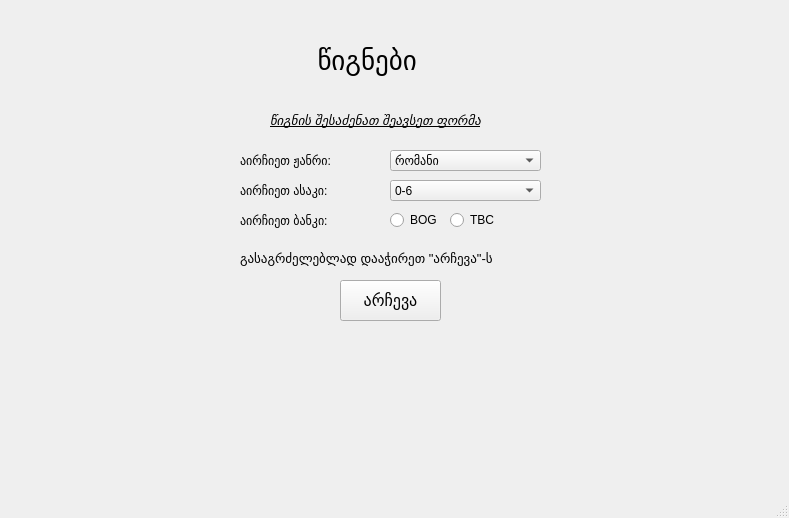
<?xml version="1.0" encoding="UTF-8"?>
<ui version="4.0">
 <class>MainWindow</class>
 <widget class="QMainWindow" name="MainWindow">
  <property name="geometry">
   <rect>
    <x>0</x>
    <y>0</y>
    <width>789</width>
    <height>518</height>
   </rect>
  </property>
  <property name="windowTitle">
   <string>MainWindow</string>
  </property>
  <widget class="QWidget" name="centralwidget">
   <widget class="QLabel" name="label">
    <property name="geometry">
     <rect>
      <x>250</x>
      <y>40</y>
      <width>291</width>
      <height>41</height>
     </rect>
    </property>
    <property name="font">
     <font>
      <pointsize>20</pointsize>
     </font>
    </property>
    <property name="text">
     <string>         წიგნები</string>
    </property>
   </widget>
   <widget class="QComboBox" name="comboBox">
    <property name="geometry">
     <rect>
      <x>390</x>
      <y>150</y>
      <width>151</width>
      <height>21</height>
     </rect>
    </property>
    <property name="font">
     <font>
      <pointsize>9</pointsize>
     </font>
    </property>
    <property name="currentText">
     <string>რომანი</string>
    </property>
    <item>
     <property name="text">
      <string>რომანი</string>
     </property>
    </item>
    <item>
     <property name="text">
      <string>პოეზია</string>
     </property>
    </item>
    <item>
     <property name="text">
      <string>ფანტასტიკა</string>
     </property>
    </item>
   </widget>
   <widget class="QLabel" name="label_2">
    <property name="geometry">
     <rect>
      <x>240</x>
      <y>150</y>
      <width>131</width>
      <height>21</height>
     </rect>
    </property>
    <property name="font">
     <font>
      <pointsize>9</pointsize>
     </font>
    </property>
    <property name="text">
     <string>აირჩიეთ ჟანრი:</string>
    </property>
   </widget>
   <widget class="QLabel" name="label_3">
    <property name="geometry">
     <rect>
      <x>240</x>
      <y>180</y>
      <width>131</width>
      <height>20</height>
     </rect>
    </property>
    <property name="font">
     <font>
      <pointsize>9</pointsize>
     </font>
    </property>
    <property name="text">
     <string>აირჩიეთ ასაკი:</string>
    </property>
   </widget>
   <widget class="QComboBox" name="comboBox_2">
    <property name="geometry">
     <rect>
      <x>390</x>
      <y>180</y>
      <width>151</width>
      <height>21</height>
     </rect>
    </property>
    <property name="font">
     <font>
      <pointsize>9</pointsize>
     </font>
    </property>
    <property name="currentText">
     <string>0-6</string>
    </property>
    <item>
     <property name="text">
      <string>0-6</string>
     </property>
    </item>
    <item>
     <property name="text">
      <string>6-12</string>
     </property>
    </item>
    <item>
     <property name="text">
      <string>12-18</string>
     </property>
    </item>
    <item>
     <property name="text">
      <string>18+</string>
     </property>
    </item>
   </widget>
   <widget class="QPushButton" name="pushButton">
    <property name="geometry">
     <rect>
      <x>340</x>
      <y>280</y>
      <width>101</width>
      <height>41</height>
     </rect>
    </property>
    <property name="font">
     <font>
      <pointsize>12</pointsize>
     </font>
    </property>
    <property name="cursor">
     <cursorShape>PointingHandCursor</cursorShape>
    </property>
    <property name="text">
     <string>არჩევა</string>
    </property>
   </widget>
   <widget class="QLabel" name="label_5">
    <property name="geometry">
     <rect>
      <x>240</x>
      <y>250</y>
      <width>331</width>
      <height>16</height>
     </rect>
    </property>
    <property name="font">
     <font>
      <pointsize>10</pointsize>
     </font>
    </property>
    <property name="text">
     <string>გასაგრძელებლად დააჭირეთ &quot;არჩევა&quot;-ს</string>
    </property>
   </widget>
   <widget class="QRadioButton" name="radioButton">
    <property name="geometry">
     <rect>
      <x>390</x>
      <y>210</y>
      <width>95</width>
      <height>20</height>
     </rect>
    </property>
    <property name="text">
     <string>BOG</string>
    </property>
   </widget>
   <widget class="QLabel" name="label_4">
    <property name="geometry">
     <rect>
      <x>240</x>
      <y>210</y>
      <width>151</width>
      <height>20</height>
     </rect>
    </property>
    <property name="font">
     <font>
      <pointsize>9</pointsize>
     </font>
    </property>
    <property name="text">
     <string>აირჩიეთ ბანკი: </string>
    </property>
   </widget>
   <widget class="QLabel" name="label_6">
    <property name="geometry">
     <rect>
      <x>270</x>
      <y>110</y>
      <width>271</width>
      <height>21</height>
     </rect>
    </property>
    <property name="font">
     <font>
      <pointsize>10</pointsize>
     </font>
    </property>
    <property name="cursor">
     <cursorShape>ArrowCursor</cursorShape>
    </property>
    <property name="text">
     <string>&lt;html&gt;&lt;head/&gt;&lt;body&gt;&lt;p&gt;&lt;span style=&quot; font-style:italic; text-decoration: underline;&quot;&gt;       წიგნის შესაძენათ შეავსეთ ფორმა&lt;/span&gt;&lt;/p&gt;&lt;/body&gt;&lt;/html&gt;</string>
    </property>
   </widget>
   <widget class="QRadioButton" name="radioButton_2">
    <property name="geometry">
     <rect>
      <x>450</x>
      <y>210</y>
      <width>95</width>
      <height>20</height>
     </rect>
    </property>
    <property name="text">
     <string>TBC</string>
    </property>
   </widget>
  </widget>
  <widget class="QMenuBar" name="menubar">
   <property name="geometry">
    <rect>
     <x>0</x>
     <y>0</y>
     <width>789</width>
     <height>26</height>
    </rect>
   </property>
  </widget>
  <widget class="QStatusBar" name="statusbar"/>
 </widget>
 <resources/>
 <connections/>
</ui>
